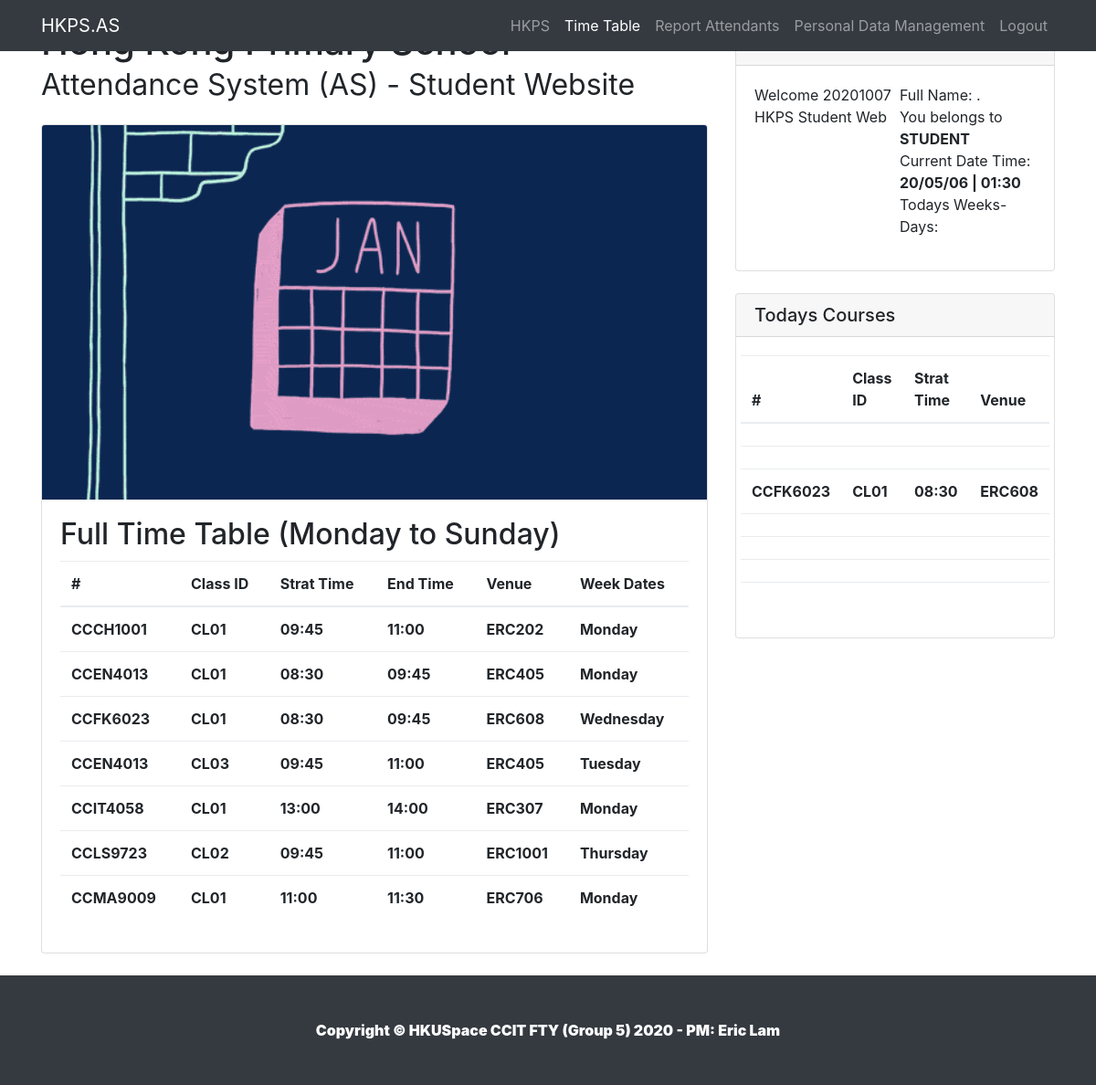
The app's page /student/t_table.php (signed in) with its own data.
### tables this page shows
CREATE TABLE `ClassMgr` (
  `sysid` varchar(50) NOT NULL,
  `cID` varchar(50) NOT NULL,
  `classID` varchar(50) NOT NULL,
  `tTime` varchar(50) NOT NULL,
  `eTime` varchar(50) DEFAULT NULL,
  `tWeek` varchar(20) NOT NULL
);

CREATE TABLE `CoursesMgr` (
  `cID` varchar(100) NOT NULL,
  `cName` varchar(50) DEFAULT NULL,
  `Place` varchar(100) NOT NULL
);

### student/t_table.php (the view, shortened to what this page needs)
<!DOCTYPE html>
<?php
include_once("../assert/assert.php");
include_once("../backend/mysql/connection.php");
$sid = $_SESSION['student_id'];
$weekDayManager = date("l", strtotime(date("d-M-Y")));
$cIDM = array();
$clIDM = array();
$searchArray = array();
$queryResultArray = array();
$searchArray2 = array();
$queryResultArray2 = array();
$getAllCourcesAreStudying = $conn->query("SELECT * FROM student_courses_info WHERE studentid = '$sid'");
if($getAllCourcesAreStudying->num_rows > 0) {
	while($row = $getAllCourcesAreStudying->fetch_assoc()) {
		array_push($cIDM, $row['cID']);
		array_push($clIDM, $row['classID']);
	}
}
if(count($cIDM) > 0) {
	for($i = 0; $i < count($cIDM); $i++) {
		$searchArray[$i] = $conn->query("SELECT * FROM ClassMgr WHERE cID = '$cIDM[$i]' AND classID = '$clIDM[$i]'");
	}
}
if(count($cIDM) > 0){
	for($i = 0; $i < count($cIDM); $i++) {
		$queryResultArray[$i] = $searchArray[$i]->fetch_assoc();
	}
}
if(count($cIDM) > 0) {
	for($i = 0; $i < count($cIDM); $i++) {
		$searchArray2[$i] = $conn->query("SELECT * FROM ClassMgr WHERE cID = '$cIDM[$i]' AND classID = '$clIDM[$i]' AND tWeek = '$weekDayManager'");
	}
}
if(count($cIDM) > 0){
	for($i = 0; $i < count($searchArray2); $i++) {
		$queryResultArray2[$i] = $searchArray2[$i]->fetch_assoc();
	}
}
?>
<html lang="en">
<head>
  <link href="//cdn.hypernology.com/bootstrap/css/bootstrap.min.css" rel="stylesheet">
  <link href="../css/calendar.css" type="text/css" rel="stylesheet" />
  <link href="//cdn.hypernology.com/css/hrms.css" rel="stylesheet">
</head>
<body>
  <nav class="navbar navbar-expand-lg navbar-dark bg-dark fixed-top">
    <div class="container">
      <a class="navbar-brand" href="#">HKPS.AS</a>
      <div class="collapse navbar-collapse" id="navbarResponsive">
        <ul class="navbar-nav ml-auto">
          <li class="nav-item">
            <a class="nav-link" href="../student.php">HKPS
            </a>
          </li>
          <li class="nav-item active">
            <a class="nav-link" href="t_table.php">Time Table</a>
          </li>
          <li class="nav-item">
            <a class="nav-link" href="r_attendent.php">Report Attendants</a>
          </li>
          <li class="nav-item">
            <a class="nav-link" href="pdm.php">Personal Data Management</a>
          </li>
          <li class="nav-item">
            <a class="nav-link" href="../logout.php">Logout</a>
          </li>
        </ul>
      </div>
    </div>
  </nav>
  <div class="container">
    <div class="row">
      <div class="col-md-8">
        <h1 class="my-4">Hong Kong Primary School<br>
          <small>Attendance System (AS) - Student Website</small>
        </h1>
        <div class="card mb-4">
		<img class="card-img-top" src="../images/time_table.gif">
		<div class="card-body">
		<h2 class="card-title">Full Time Table (Monday to Sunday)</h2>
		<table style="width:100%" class="table"><thead><tr><th scope="col">#</th><th>Class ID</th><th>Strat Time</th><th>End Time</th><th>Venue</th><th>Week Dates</th></tr></thead><tbody>
	    <?php
		if(count($cIDM) > 0) {
		    for($i = 0; $i < count($cIDM); $i++) {
				$getCID = $queryResultArray[$i]["cID"];
				$getPlace = $conn->query("SELECT Place FROM CoursesMgr WHERE cID='$getCID'");
				$placeResult = $getPlace->fetch_assoc();
				echo "<tr><th scope=\"row\">".$queryResultArray[$i]["cID"]."</th><th>".$queryResultArray[$i]["classID"]."</th><th>".$queryResultArray[$i]["tTime"]."</th><th>".$queryResultArray[$i]["eTime"]."</th><th>".$placeResult["Place"]."</th><th>".$queryResultArray[$i]["tWeek"]."</th>";
			}
		}
		?>
		</table>
        </div>
        </div>
        </div>
      <div class="col-md-4">
        <div class="card my-4">
          <h5 class="card-header">Your Information</h5>
          <div class="card-body">
            <div class="input-group">
			<p>Welcome <?php echo $_SESSION["student_id"]; ?> HKPS Student Web<br>
			<p>Full Name: <strong><?php echo $_SESSION['student_name']; ?></strong>.<br>
			You belongs to <strong>STUDENT</strong><br>Current Date Time: <strong><?php echo date("y/m/d") . " | " . date("h:i"); ?></strong><br>
			Todays Weeks-Days: <strong><?php echo $_SESSION['weekDayManager']; ?><strong></p>
            </div>
          </div>
        </div>
        <div class="card my-4">
          <h5 class="card-header">Todays Courses</h5>
          <div class="card-body">
            <div class="row">
			  <table style="width:100%" class="table"><thead><tr><th scope="col">#</th><th>Class ID</th><th>Strat Time</th><th>Venue</th></tr></thead><tbody>
	          <?php
		      if(count($searchArray2) > 0) {
				  for($i = 0; $i < count($searchArray2); $i++) {
					 $getCID = $queryResultArray2[$i]["cID"];
					 $getPlace = $conn->query("SELECT Place FROM CoursesMgr WHERE cID='$getCID'");
					 $placeResult = $getPlace->fetch_assoc();
				     echo "<tr><th scope=\"row\">".$queryResultArray2[$i]["cID"]."</th><th>".$queryResultArray2[$i]["classID"]."</th><th>".$queryResultArray2[$i]["tTime"]."</th><th>".$placeResult["Place"]."</th>";
				}
		     } else {
				 echo "No Lesson For Today ( ".$weekDayManager." ). Have a nice rest :)";
			 }
		     ?>
		     </table>
            </div>
          </div>
        </div>
		</div>
</div>
  </div>
  <footer class="py-5 bg-dark">
    <div class="container">
    </div>
  </footer>
</body>
</html>

### assert/assert.php (style rules this page uses)
footer { width: 100%; bottom:0px; left:0px; background: #333; }

### records on screen
classmgr: cID "CCCH1001", classID "CL01", tTime "09:45", eTime "11:00", cID.Place "ERC202", tWeek "Monday"
classmgr: cID "CCEN4013", classID "CL01", tTime "08:30", eTime "09:45", cID.Place "ERC405", tWeek "Monday"
classmgr: cID "CCFK6023", classID "CL01", tTime "08:30", eTime "09:45", cID.Place "ERC608", tWeek "Wednesday"
classmgr: cID "CCEN4013", classID "CL03", tTime "09:45", eTime "11:00", cID.Place "ERC405", tWeek "Tuesday"
classmgr: cID "CCIT4058", classID "CL01", tTime "13:00", eTime "14:00", cID.Place "ERC307", tWeek "Monday"
classmgr: cID "CCLS9723", classID "CL02", tTime "09:45", eTime "11:00", cID.Place "ERC1001", tWeek "Thursday"
classmgr: cID "CCMA9009", classID "CL01", tTime "11:00", eTime "11:30", cID.Place "ERC706", tWeek "Monday"

### other values on screen
$_SESSION["student_id"] "20201007"
